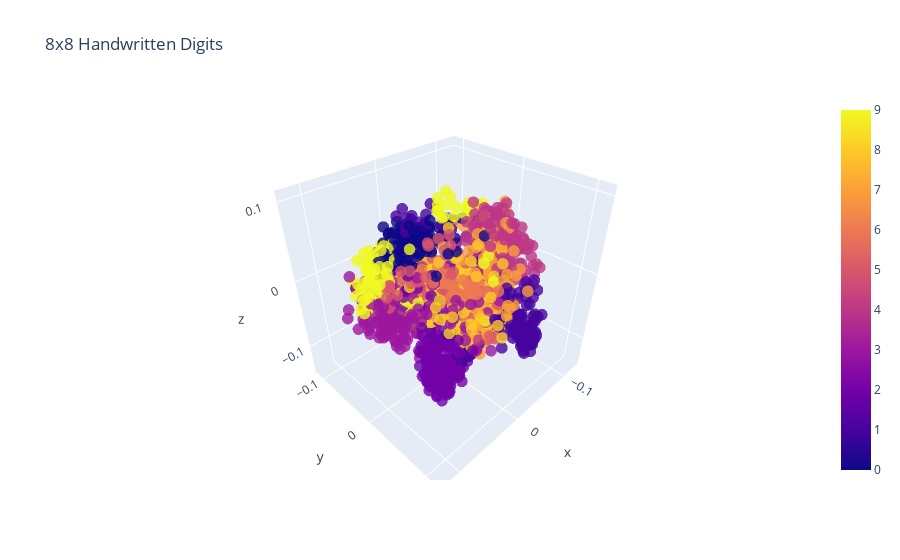

The notebook cell saved with this chart:
### Code cell
# Make the plot, separate them by "z" which is the digit of interest.  
fig = go.Figure(data=[go.Scatter3d(x=proj_digits[:,0], y=proj_digits[:,1], z=proj_digits[:,2],
                mode='markers', marker=dict(size=4, opacity=0.8, color=Y, showscale=True), 
                text=['digit='+str(j) for j in Y] )])
fig.update_layout(title="8x8 Handwritten Digits", xaxis_title="q_1", yaxis_title="q_2", yaxis = dict(scaleanchor = "x",scaleratio = 1) )
fig.show()

### Figure 1 — Plotly figure (JSON) as saved in the notebook; plotly's stock layout.template omitted (floating-point values rounded to 4 significant figures; data arrays with more than 128 entries replaced by an {"elided": "..."} marker saying what was removed)
{"data": [{"marker": {"color": {"elided": "1797 int values"}, "opacity": 0.8, "showscale": true, "size": 4}, "mode": "markers", "text": {"elided": "1797 str values"}, "type": "scatter3d", "x": {"elided": "1797 float values"}, "y": {"elided": "1797 float values"}, "z": {"elided": "1797 float values"}}], "layout": {"autosize": true, "scene": {"aspectmode": "auto", "aspectratio": {"x": 1.034, "y": 0.9475, "z": 1.02}}, "title": {"text": "8x8 Handwritten Digits"}, "xaxis": {"title": {"text": "q_1"}}, "yaxis": {"scaleanchor": "x", "scaleratio": 1, "title": {"text": "q_2"}}}}
